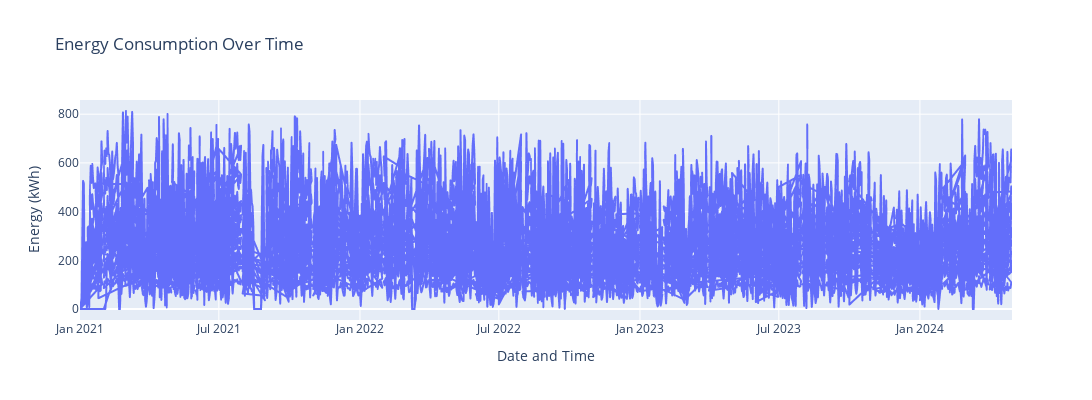

Notebook cell for this chart:
### Code cell
# Plot using Plotly
fig = px.line(df, x='Date and Time', y='Energy-kWh', 
              labels={'Energy-kWh': 'Energy (kWh)', 'Date and Time': 'Date and Time'},
              title='Energy Consumption Over Time')

# Update layout for better readability
fig.update_layout(width=1200, height=400)

# Show the plot
fig.show()

### Figure 1 — Plotly figure (JSON) as saved in the notebook; plotly's stock layout.template omitted (floating-point values rounded to 4 significant figures; data arrays with more than 128 entries replaced by an {"elided": "..."} marker saying what was removed)
{"data": [{"hovertemplate": "Date and Time=%{x}<br>Energy (kWh)=%{y}<extra></extra>", "legendgroup": "", "line": {"color": "#636efa", "dash": "solid"}, "marker": {"symbol": "circle"}, "mode": "lines", "name": "", "showlegend": false, "type": "scattergl", "x": {"elided": "18861 str values"}, "xaxis": "x", "y": {"elided": "18861 float values"}, "yaxis": "y"}], "layout": {"height": 400, "legend": {"tracegroupgap": 0}, "title": {"text": "Energy Consumption Over Time"}, "width": 1200, "xaxis": {"anchor": "y", "domain": [0, 1], "title": {"text": "Date and Time"}}, "yaxis": {"anchor": "x", "domain": [0, 1], "title": {"text": "Energy (kWh)"}}}}
